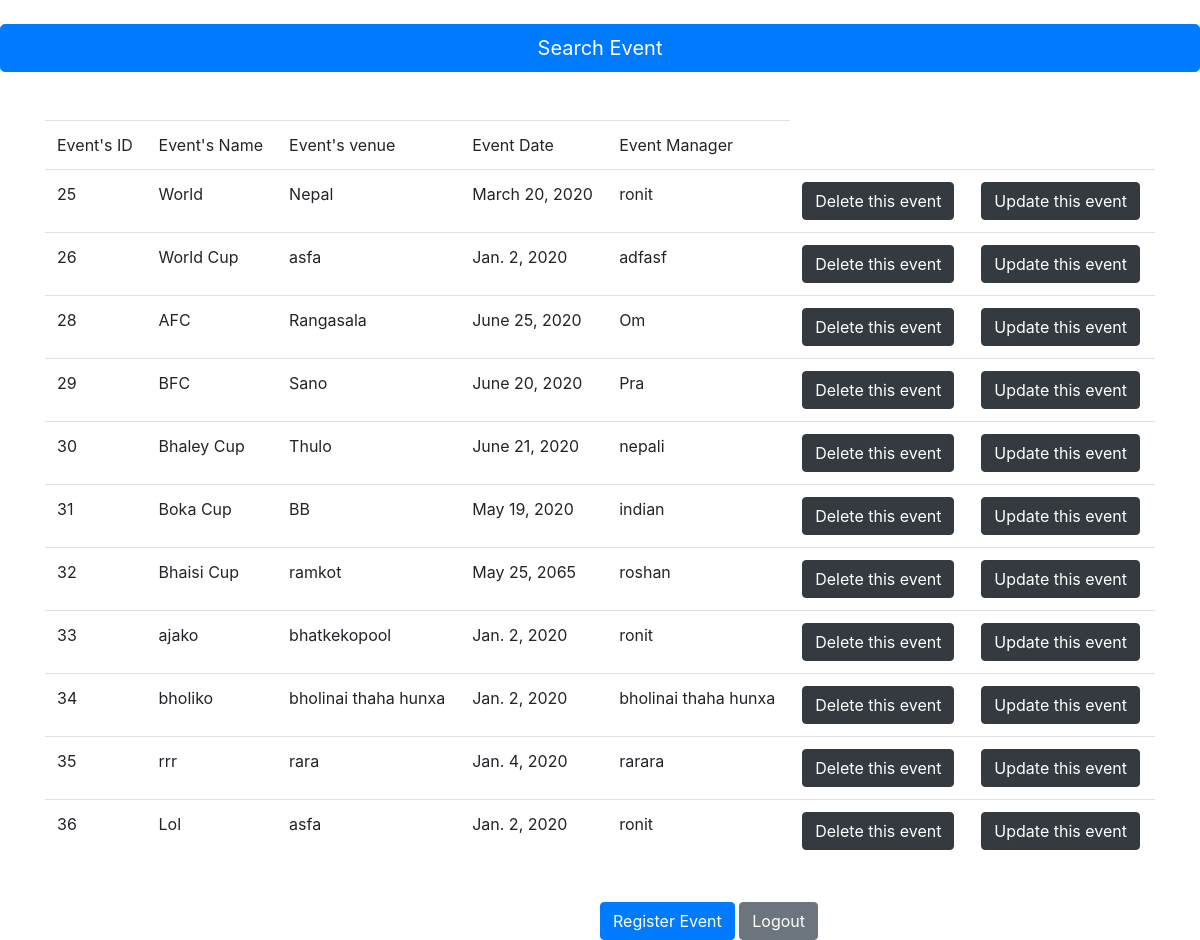
The page /events/viewevent/ (signed in) on the database its author committed.
### events/models.py (models this page shows, shortened)
class Event(models.Model):
    event_name = models.CharField('Event Name',max_length=100)
    venue = models.CharField('Venue',max_length=100)
    event_date = models.DateField('Event Date')
    manager = models.CharField('Manager Name', max_length=100)

### events/views.py (the view)
# urls.py: path('viewevent/',view_event_data,name='home'),
def view_event_data(request):
    events_list=Event.objects.all()
    con_var={
        'events':events_list
    }
    return render(request,'event/viewevent.html',con_var)

### events/templates/event/viewevent.html (shortened to what this page needs)
{% load static %}
<!DOCTYPE html>
<html lang="en">
<head>
    <link href="{% static 'css/bootstrap.min.css' %}" rel="stylesheet" id="bootstrap-css">
    <link rel="stylesheet" type="text/css" href="{% static 'css/viewevent.css' %}">
</head>
<body>
    {% if user.is_authenticated %}
    <br>
    <div><a href="../searchdata/" class="btn btn-primary btn-lg btn-block">Search Event</a></div>
    <div class="container mt-5">
        <table class="table">
            <thead class="thead-dark">
                <tr>
                    <td>Event's ID</td>
                    <td>Event's Name </td>
                    <td>Event's venue</td>
                    <td>Event Date</td>
                    <td>Event Manager</td>
                </tr>
            </thead>
            <tbody>
                {% for events in events %}
                    <tr>
                        <td>{{events.id}}</td>
                        <td>{{events.event_name}}</td>
                        <td>{{events.venue}}</td>
                        <td>{{events.event_date}}</td>
                        <td>{{events.manager}}</td>
                        <td><a href="delete/{{events.id}}" class="btn btn-dark">Delete this event</a></td>
                        <td><a href="../eventdataform/{{events.id}}" class="btn btn-dark">Update this event</a></td>
                    </tr>
                {% empty %}
                    There are no Events.
                {% endfor %}
            </tbody>
        </table>
    </div><br>
    <a href="../eventform" class="btn btn-primary" id="registere">Register Event</a>
    <a href="../../login_signup/logout/" class="btn btn-secondary">Logout</a>
    {% else %}
         You are not Logged in..Please Try Logging in again
    {% endif %}
</body>
</html>

### events/static/css/viewevent.css (style rules this page uses)
#registere { align-self: center; margin-left: 600px; }

### rows shown on the page
Event: id "25", event_name "World", venue "Nepal", event_date "March 20, 2020", manager "ronit"
Event: id "26", event_name "World Cup", venue "asfa", event_date "Jan. 2, 2020", manager "adfasf"
Event: id "28", event_name "AFC", venue "Rangasala", event_date "June 25, 2020", manager "Om"
Event: id "29", event_name "BFC", venue "Sano", event_date "June 20, 2020", manager "Pra"
Event: id "30", event_name "Bhaley Cup", venue "Thulo", event_date "June 21, 2020", manager "nepali"
Event: id "31", event_name "Boka Cup", venue "BB", event_date "May 19, 2020", manager "indian"
Event: id "32", event_name "Bhaisi Cup", venue "ramkot", event_date "May 25, 2065", manager "roshan"
Event: id "33", event_name "ajako", venue "bhatkekopool", event_date "Jan. 2, 2020", manager "ronit"
Event: id "34", event_name "bholiko", venue "bholinai thaha hunxa", event_date "Jan. 2, 2020", manager "bholinai thaha hunxa"
Event: id "35", event_name "rrr", venue "rara", event_date "Jan. 4, 2020", manager "rarara"
Event: id "36", event_name "Lol", venue "asfa", event_date "Jan. 2, 2020", manager "ronit"
